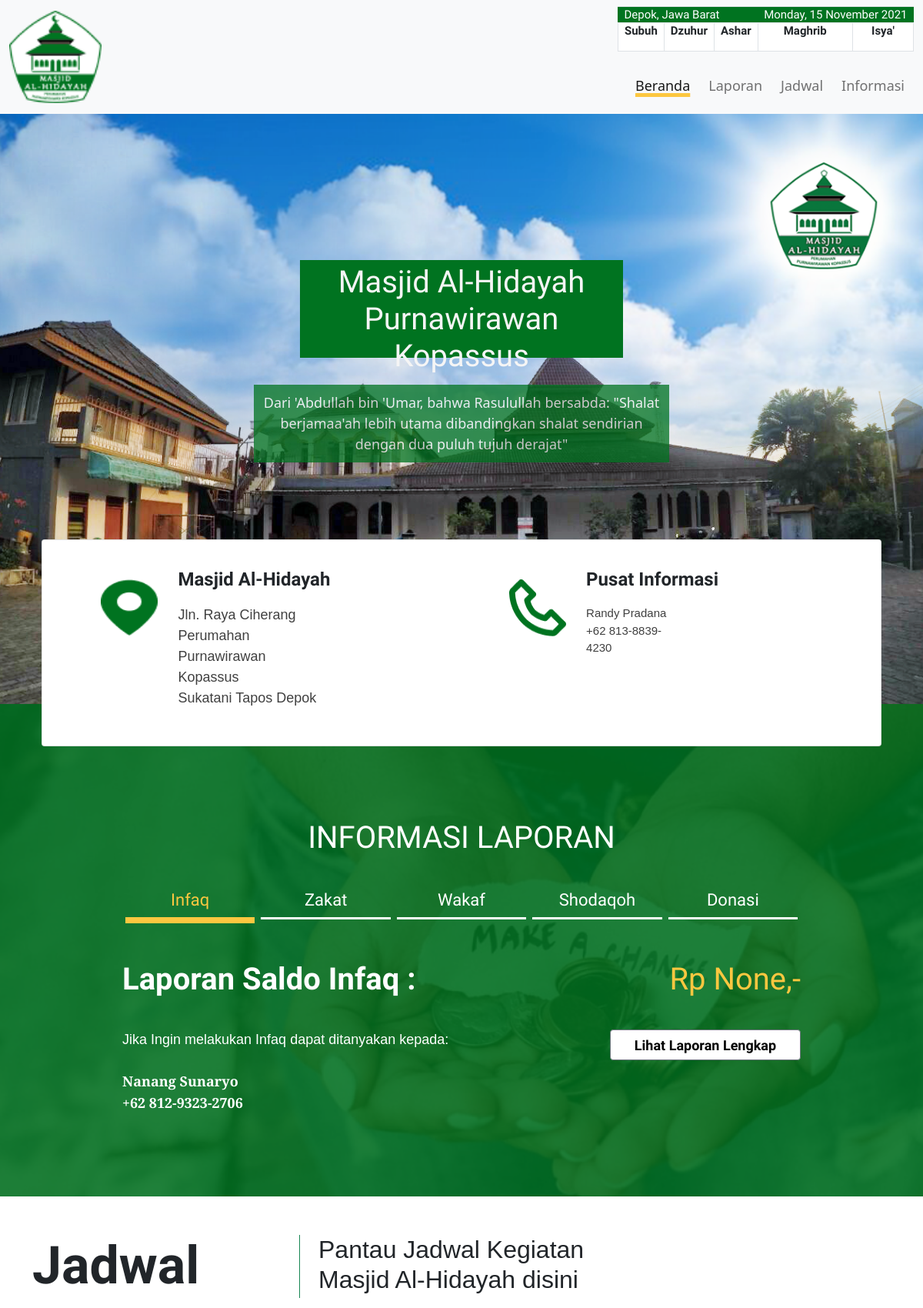
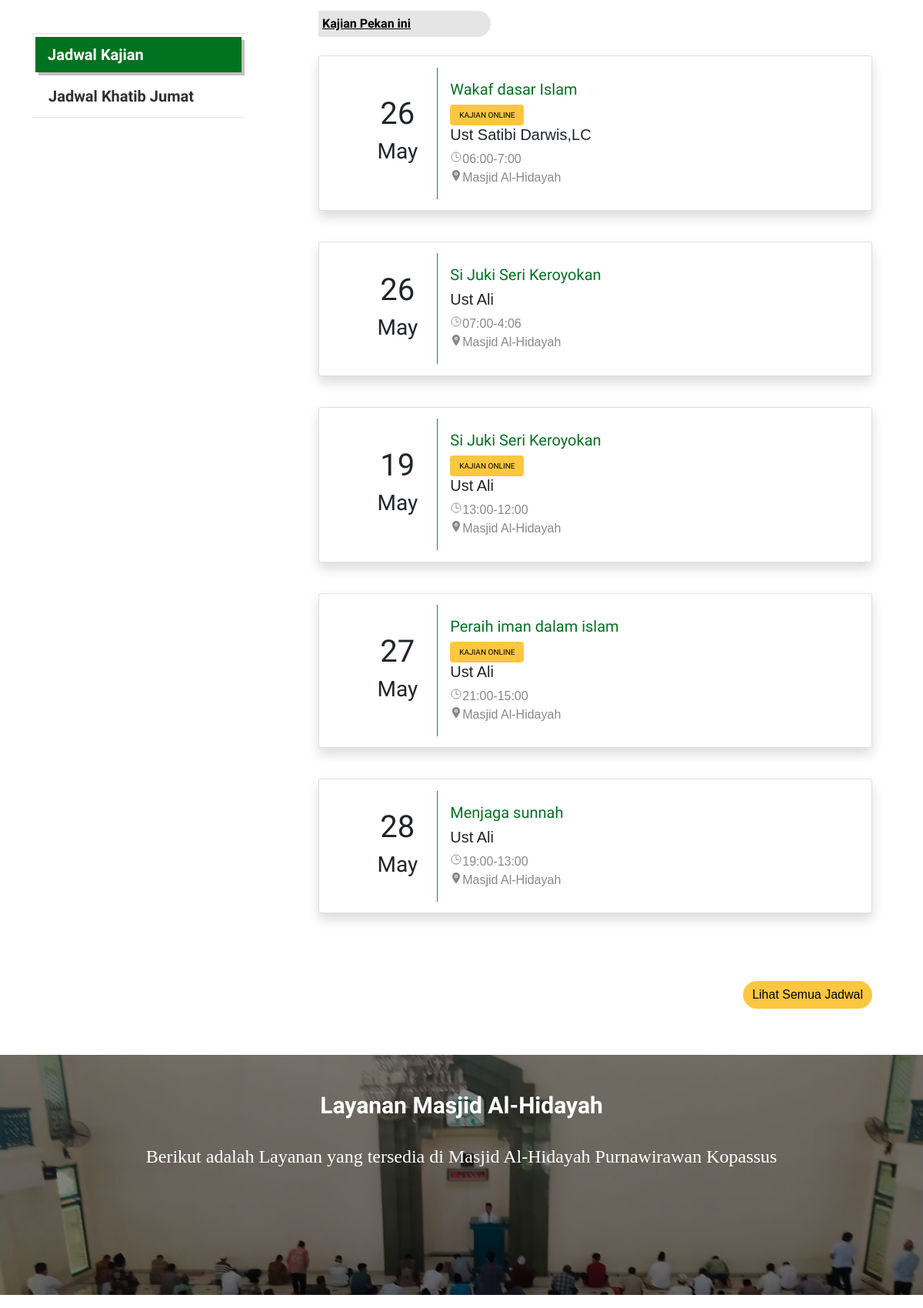
The page / (upper part) on the database its author committed (2 pictures, top to bottom).
### appmasjid/models.py (models this page shows, shortened)
class JadwalModel(models.Model):
    tanggal = models.DateTimeField(auto_now=False, auto_now_add=False)
    selesai = models.TimeField(
        auto_now=False, auto_now_add=False, default="23:00:00")
    title = models.CharField(max_length=100)
    penceramah = models.ForeignKey(PenceramahModel, on_delete=models.CASCADE)
    online = models.BooleanField()
    link = models.CharField(max_length=300, null=True)

class PenceramahModel(models.Model):
    penceramah = models.CharField(max_length=100)
    def __str__(self):
        return self.penceramah

### appmasjid/views.py (the view)
# urls.py: path('', views.index, name='home'),
def index(request):
    solat = fetch_solat()
    solat = solat['results']['datetime'][0]['times']
    jadwal = JadwalModel.objects.all().order_by('-id')[:5]
    infaq = InfaqModel.objects.aggregate(Sum('jumlah'))
    zakat = ZakatModel.objects.aggregate(Sum('total'))
    wakaf = WakafModel.objects.aggregate(Sum('jumlah'))
    donasi = DonasiModel.objects.aggregate(Sum('jumlah'))
    shodaqoh = ShodaqohModel.objects.aggregate(Sum('total'))
    layanan = LayananModel.objects.all()
    kegiatan = KegiatanModel.objects.all()
    jumat = JadwalJumatModel.objects.all().order_by('-id')[:5]
    return render(request, 'home.html', {'date': now,
                                         'jadwal': jadwal,
                                         'subuh': solat['Fajr'],
                                         'dzuhur': solat['Dhuhr'],
                                         'ashr': solat['Asr'],
                                         'maghrib': solat['Maghrib'],
                                         'isya': solat['Isha'],
                                         'navhome' : 'active',
                                         'infaq': infaq,'zakat': zakat,'wakaf': wakaf,'donasi': donasi,'shodaqoh': shodaqoh,
                                         'kegiatan': kegiatan,
                                         'layanan' : layanan,
                                         'jumat':jumat})

### appmasjid/models.py (called while the page is built)
    @property
    def get_photo_url(self):
        if self.thumbnail and hasattr(self.thumbnail, 'url'):
            return self.thumbnail.url
        else:
            return "#"

### appmasjid/views.py (called while the page is built)
def fetch_solat():
    tanggal = timezone.now()
    tanggal = tanggal.strftime("%Y-%m-%d")
    data = requests.get(
        "https://api.pray.zone/v2/times/day.json?city=jakarta&date=" + tanggal)
    return data.json()

### templates/home.html (shortened to what this page needs)
{% extends 'base.html' %} {% load static %}
{% block content %}
<div class="row vertical-center beranda1">
    <div class="text-center col-sm">
        <h1 style="color: whitesmoke">Masjid Al-Hidayah <br/> Purnawirawan Kopassus</h1>
        <p>
          Dari 'Abdullah bin 'Umar, bahwa Rasulullah bersabda:
          "Shalat berjamaa'ah lebih utama dibandingkan shalat sendirian dengan dua puluh tujuh derajat"
        </p>
        <div class="d-none  d-lg-block container">
            <div class="row justify-content-md-center">
                <div class="col-sm-12 home-info">
                    <div class="card home-info" style="height: auto">
                        <div class="card-horizontal">
                            <div class="img-square-wrapper" style="margin-top: 20px; margin-right: 10px">
                                <img class="card-gambar" src="{% static 'img/location.png' %}" alt="Card image cap" />
                            </div>
                            <div class="card-body nama-masjid" style="text-align: left">
                                <h4 class="card-title">Masjid Al-Hidayah</h4>
                                <p class="card-text" style="text-align: left; background: none">
                                    Jln. Raya Ciherang <br />Perumahan Purnawirawan Kopassus<br /> Sukatani Tapos Depok
                                </p>
                            </div>
                            <div class="img-square-wrapper" style="margin-top: 20px; margin-right: 10px">
                                <img class="card-gambar" src="{% static 'img/phone.png' %}" alt="Card image cap" />
                            </div>
                            <div class="card-body" style="text-align: left; font-size: 15px">
                                <h4 class="card-title">Pusat Informasi</h4>
                                <p class="card-text" style="text-align: left;background: none;color: #000000;font-size: 15px;">
                                  Randy Pradana <br /> +62 813-8839-4230
                                </p>
                            </div>
                        </div>
                    </div>
                </div>
            </div>
        </div>
    </div>
</div>
<div class="container-fluid vertical-center beranda2 d-none d-xl-block">
    <h1>INFORMASI LAPORAN</h1>
    <div class="col-md-9 mx-auto " style="position: relative">
        <div class="tab laporan-tab">
            <ul class="nav nav-tabs nav-justified">
                <li class="nav-item mr-1">
                    <a href="#infaq" class="nav-link link active" data-bs-toggle="tab">
            Infaq
          </a>
                </li>
                <li class="nav-item mr-1">
                    <a href="#zakat" class="nav-link link" data-bs-toggle="tab">
            Zakat
          </a>
                </li>
                <li class="nav-item mr-1">
                    <a href="#wakaf" class="nav-link link" data-bs-toggle="tab">
            Wakaf
          </a>
                </li>
                <li class="nav-item mr-1">
                    <a href="#shodaqoh" class="nav-link link" data-bs-toggle="tab">
            Shodaqoh
          </a>
                </li>
                <li class="nav-item mr-1">
                    <a href="#donasi" class="nav-link link" data-bs-toggle="tab">
            Donasi
          </a>
                </li>
            </ul>
        </div>
        <div class="detail-laporan">
            <div class="tab-content flex-center">
                <div class="tab-pane fade show pb-5 active content" id="infaq">
                    <div class="total">
                        <h1><strong>Laporan Saldo Infaq : </strong></h1>
                        <h1 id="number">Rp {{infaq.jumlah__sum}},-</h1>
                    </div>
                    <div class="details ">
                        <div class="norek">
                            <p>
                                Jika Ingin melakukan Infaq dapat ditanyakan kepada:<br/><br/> <b>Nanang Sunaryo<br/> +62 812-9323-2706 </b>
                            </p>
                        </div>
                        <div class="d-none d-lg-block div-laporan pb-5">
                            <button class="btn btn-secondary btn-laporan">
                              <a href="{% url 'laporan' %}"> Lihat Laporan Lengkap </a>
                              </button>
                        </div>
                    </div>
                </div>
            </div>
        </div>
    </div>
</div>
<div class="containter-fluid beranda3" style="padding-top: 50px">
    <div class="container">
        <div class="row">
            <div class="row">
                <div class="col-md-4 tab-col">
                    <h1 class="border-end border-success">
                        <strong>Jadwal</strong>
                    </h1>
                    <br />
                    <br />
                    <div class="col-md-3">
                        <ul class="nav nav-tabs flex-column">
                            <li class="nav-item mr-1 data">
                                <a href="#jadwal-kajian" class="nav-link active" data-bs-toggle="tab">Jadwal Kajian</a
                >
              </li>
              <li class="nav-item mr-1 data">
                <a href="#jadwal-jumat" class="nav-link" data-bs-toggle="tab"
                  >Jadwal Khatib Jumat</a
                >
              </li>
            </ul>
          </div>
        </div>
        <div class="col-md-8 playfair float-end">
          <h2 class="d-none d-xl-block">Pantau Jadwal Kegiatan <br />Masjid Al-Hidayah disini</h2>
          <br />
          <div class="tab-content flex-center">
            <div class="data tab-pane fade show active" id="jadwal-kajian">
              <div class="row">
                <div class="col-4 mulish">
                  <a class="d-none d-xl-block"
                    style="
                      background-color: #e5e5e5;
                      padding: 5px;
                      padding-right: 100px;
                      border-radius: 0px 17.5px 17.5px 0px;
                      font-weight: bold;
                      color: black;
                    "
                    >Kajian Pekan ini <br
                  /></a>
                    </div>
                </div>
                <br /> {% for data in jadwal%}
                <div class="card mb-3 shadow card-jadwal">
                    <div class="row g-0">
                        <div class="col-md-2 align-self-center text-center ">
                            <h1 class="card-title">{{data.tanggal|date:"d"}}</h1>
                            <h3 class="card-title">{{data.tanggal|date:"F"}}</h3>
                        </div>
                        <div class="col-md-10 border-start border-success text-start" style="border: #007320;">
                            <div class="card-body">
                                <h5 class="card-title bold" style="color: #007320;">{{data.title}}</h5>
                                {% if data.online%}
                                <a href='{{data.link}}' target="_blank" class="btn btn-primary bold" style="background-color: #fcc740; color: black; border: none; font-size: 10px;">KAJIAN ONLINE</a> {% endif %}
                                <div class="playfair">
                                    <h5 class="card-title">{{data.penceramah}}</h5>
                                    <div class="row" style="color: #888888">
                                        <a class="card-text" style="color: #888888; text-decoration: none">
                                            <ion-icon name="time-outline"></ion-icon>{{data.tanggal|date:"H:i"}}-{{data.selesai|date:'G:i'}}
                                            <br/>
                                        </a>
                                    </div>
                                    <div class="row" style="color: #888888">
                                        <a class="card-text" style="color: #888888; text-decoration: none">
                                            <ion-icon name="location"></ion-icon>Masjid Al-Hidayah
                                        </a>
                                    </div>
                                </div>
                            </div>
                        </div>
                    </div>
                </div>
                <br /> {% endfor %}
                <br />
                <br />
                <a class="btn btn-primary" href="{% url 'jadwal'%}" style="
                  background-color: #fcc740;
                  color: black;
                  border: none;
                  float: right;
                  border-radius: 50px;
                ">Lihat Semua Jadwal</a
              >
              <br />
              <br />
              <br />
              <br />
            </div>
          </div>
        </div>
        </div>
    </div>
  </div>
  </div>
<div class="containter-fluid vertical center beranda4 pt-5 pb-5">
    <div class="container">
      <div class="row">
        <div>
          <h1
            style="
              color: white;
              font-size: 30px;
              font-family: Mulish;
              font-style: normal;
              font-weight: bold;
            "
            class="d-flex justify-content-center"
          >
            <strong>Layanan Masjid Al-Hidayah</strong>
          </h1>
          <br />
          <h5
            style="
              color: white;
              font-size: 24px;
              font-family: Playfair Display;
              font-style: normal;
              font-weight: normal;
              line-height: 32px;
            "
            class="d-flex justify-content-center"
          >
            Berikut adalah Layanan yang tersedia di Masjid Al-Hidayah Purnawirawan Kopassus
          </h5>
          <br />
          <br />
        </div>
      </div>
        <div class="col-md-12">
          <div class="row justify-content-center">
            <div class="d-flex justify-content-center containercardSlide4">
            </div>
          </div>
        </div>
      </div>
    </div>
    <br />
    <br />
    <br />
{% endblock content %}

### static/css/base.css (style rules this page uses)
* { box-sizing: border-box; }
body { margin: 0; font-family: "Mulish", sans-serif; overflow-x: hidden!important }
.mulish { font-family: 'Mulish', sans-serif; }
.playfair { font-family: 'Playfair Display', sans-serif; }
.home-info h4 { font-family: 'Mulish', sans-serif; font-weight: bold; }
.home-info p { font-family: "Playfair Display", sans-serif; color: black !important; font-size: 18px; }
.beranda1 { padding: auto; margin: auto; background-image: url("../img/Masjid-7.jpg"); background-repeat: no-repeat; background-size: cover; }
.div-laporan { display: flex; align-items: center; }
.btn-laporan { width: 248px; height: 40px; background-color: white !important; font-weight: bold; font-size: 18px; border-radius: 20px; float: right; }
.btn-laporan a { text-decoration: none; color: black; }
.beranda1 h1 { color: whitesmoke; text-align: center; margin: 190px auto 35px auto; font-family: "Mulish"; background-color: #007320; padding-top: 5px; width: 35%; height: 15%; }
.beranda1 p { color: whitesmoke; text-align: center; font-size: 18px; background-color: #007320; display: inline-block; padding-top: 10px; padding-bottom: 10px; width: 45%; height: auto; opacity: 0.75; margin-bottom: 100px; }
.card-horizontal { display: flex; }
.card-gambar { padding-top: 10px; width: 74px; height: 84px; }
.beranda2 { padding: auto; margin: auto; margin-top: -77px; background-image: url("../img/fotoHome2.png"); box-shadow: inset 0 0 0 2000px rgba(0, 115, 32, 0.85); background-repeat: no-repeat; background-size: cover; font-family: 'Mulish', sans-serif; }
.beranda4 { padding: auto; margin: auto; background-image: url("../img/fotoSlide4home.png"); box-shadow: inset 0 0 0 2000px rgba(0, 0, 0, 0.5); background-repeat: no-repeat; background-size: cover; }
.laporan-tab li .active { border-bottom: 8px solid #FCC740 !important; background-color: transparent !important; transition: border-bottom .5s ease; }
.laporan-tab .nav-link { border-bottom: solid white 3px !important; }
.laporan-tab .link { color: #ffffff; }
.laporan-tab li .active { color: #FCC740 !important; }
.laporan-tab .nav-tabs { border-bottom: none !important; }
.laporan-tab .nav-tabs .nav-link { border-left: none !important; border-top: none !important; border-right: none !important; }
.detail-laporan .content { display: flex; justify-content: space-around; }
.beranda3 ul { width: 276px; border-top: 1px solid #dee2e6; }
.beranda3 ul .active { background-color: #007320 !important; color: #ffffff !important; border-radius: 0; border: none !important; box-shadow: 4px 4px 0px rgba(0, 0, 0, 0.25) }
.beranda3 ul .nav-link { background-color: #ffffff; color: #303030; }
.tab-col { font-family: 'Mulish', sans-serif; font-weight: bold; }
.tab-col h1 strong { font-size: 68px; }
.tab-col a { font-size: 20px; }
.card-jadwal { font-family: 'Mulish', sans-serif; }
ul { list-style-type: none; margin: 0; padding: 0; }
ul>li { padding: 4px; color: #c5cae9; }
.card { padding: 2% 7%; }
.beranda2 { height: 80vh; padding-top: 150px; color: white; }
.beranda2 h1 { display: flex; justify-content: center; }
.detail-laporan { margin-top: 46px; display: flex; flex-direction: column; }
.tab { font-size: 22px; line-height: 28px; text-align: center; margin-top: 31px; }
.total { display: flex; flex-direction: row; justify-content: space-between; font-size: 36px; }
.details { display: flex; flex-direction: row; font-size: 18px; font-weight: normal; justify-content: space-between; margin-top: 33px; }
.details p { font-family: 'Playfair Display', sans-serif; font-size: 18px; }
.details button { width: 248px; font-family: 'Mulish', sans-serif; font-size: 18px; font-weight: bold; }
.details p { width: 452px; }
#number { color: #fcc740; }
.containercardSlide4 { position: relative; width: 1100px; display: flex; justify-content: center; flex-wrap: wrap; padding: 30px; }

### rows shown on the page
JadwalModel: tanggal "26", tanggal "May", title "Wakaf dasar Islam", penceramah "Ust Satibi Darwis,LC", tanggal "06:00", selesai "7:00"
JadwalModel: tanggal "26", tanggal "May", title "Si Juki Seri Keroyokan", penceramah "Ust Ali", tanggal "07:00", selesai "4:06"
JadwalModel: tanggal "19", tanggal "May", title "Si Juki Seri Keroyokan", penceramah "Ust Ali", tanggal "13:00", selesai "12:00"
JadwalModel: tanggal "27", tanggal "May", title "Peraih iman dalam islam", penceramah "Ust Ali", tanggal "21:00", selesai "15:00"
JadwalModel: tanggal "28", tanggal "May", title "Menjaga sunnah", penceramah "Ust Ali", tanggal "19:00", selesai "13:00"

### other values the page prints
{{ date }} "Monday, 15 November 2021"
{{ infaq.jumlah__sum }} "None"
